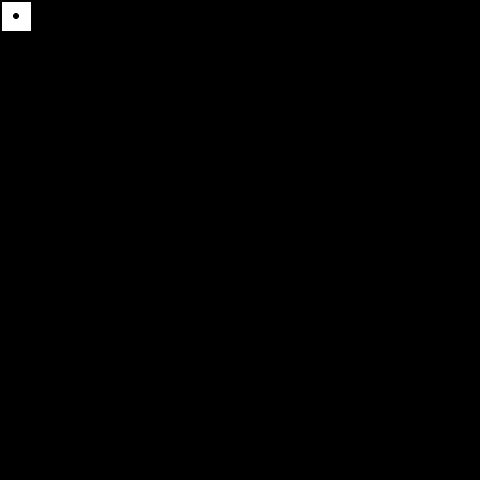

This game map was drawn from its Tiled (.tmx) file and the tilesets committed beside it. A one-line description and the full map source follow:
An orthogonal 15x15 tile map with 32x32 px tiles, 1 tile layer (Camada de Tiles 1).

<map version="1.0" tiledversion="1.0.3" orientation="orthogonal" renderorder="left-down" width="15" height="15" tilewidth="32" tileheight="32" nextobjectid="1">
 <tileset firstgid="1" source="../images/Tsx/Ground.tsx" />
 <layer name="Camada de Tiles 1" width="15" height="15">
  <data encoding="csv">
1,0,0,0,0,0,0,0,0,0,0,0,0,0,0,
0,0,0,0,0,0,0,0,0,0,0,0,0,0,0,
0,0,0,0,0,0,0,0,0,0,0,0,0,0,0,
0,0,0,0,0,0,0,0,0,0,0,0,0,0,0,
0,0,0,0,0,0,0,0,0,0,0,0,0,0,0,
0,0,0,0,0,0,0,0,0,0,0,0,0,0,0,
0,0,0,0,0,0,0,0,0,0,0,0,0,0,0,
0,0,0,0,0,0,0,0,0,0,0,0,0,0,0,
0,0,0,0,0,0,0,0,0,0,0,0,0,0,0,
0,0,0,0,0,0,0,0,0,0,0,0,0,0,0,
0,0,0,0,0,0,0,0,0,0,0,0,0,0,0,
0,0,0,0,0,0,0,0,0,0,0,0,0,0,0,
0,0,0,0,0,0,0,0,0,0,0,0,0,0,0,
0,0,0,0,0,0,0,0,0,0,0,0,0,0,0,
0,0,0,0,0,0,0,0,0,0,0,0,0,0,0
</data>
 </layer>
</map>
